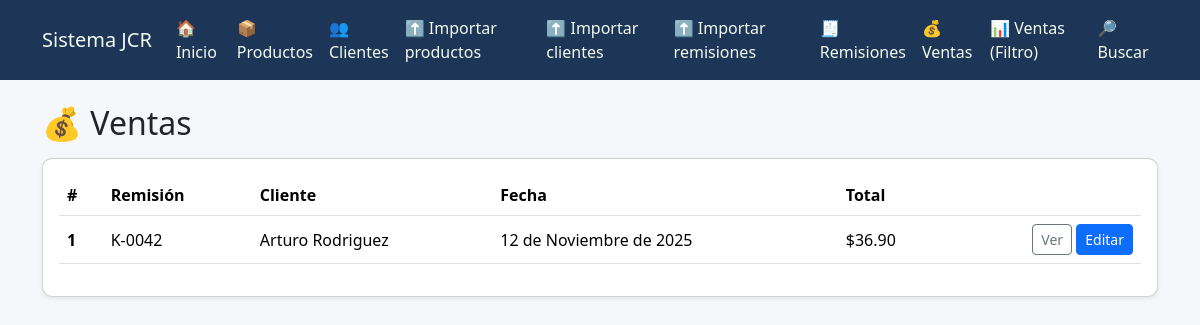
/ventas/, run on an earlier commit of the app's database.
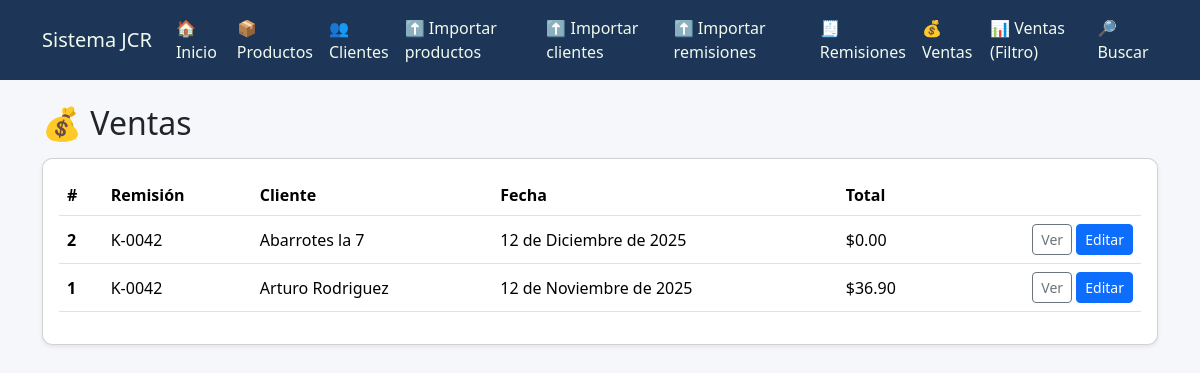
And on a later commit of the database.
### sistema/models.py (models this page shows, shortened)
class Venta(models.Model):
    remision = models.OneToOneField(
        Remision,
        on_delete=models.PROTECT,
        related_name="venta",
        help_text="Una remisión tiene a lo más una venta asociada."
    )
    fecha = models.DateField(db_index=True)
    subtotal = models.DecimalField(max_digits=12, decimal_places=2, default=Decimal("0.00"))
    total = models.DecimalField(max_digits=12, decimal_places=2, default=Decimal("0.00"))
    descuento = models.DecimalField(max_digits=12, decimal_places=2, default=Decimal("0.00"))
    iva = models.DecimalField(max_digits=12, decimal_places=2, default=Decimal("0.00"))
    created_at = models.DateTimeField(auto_now_add=True)
    updated_at = models.DateTimeField(auto_now=True)
    class Meta:
        ordering = ["-fecha", "-id"]

class Remision(models.Model):
    folio = models.CharField(max_length=50, db_index=True)
    cliente = models.ForeignKey(
        "sistema.Cliente",  # ajusta si tu modelo está en otra app o con otro nombre
        on_delete=models.PROTECT,
        related_name="remisiones",
    )
    fecha = models.DateField(db_index=True)
    imagen = models.ImageField(
        upload_to="remisiones/%Y/%m/",
        null=True,
        blank=True,
        help_text="Foto/escaneo de la remisión en papel."
    )
    observaciones = models.TextField(blank=True, default="")
    created_at = models.DateTimeField(auto_now_add=True)
    updated_at = models.DateTimeField(auto_now=True)
    class Meta:
        constraints = [
            models.UniqueConstraint(
                fields=["cliente", "folio"],
                name="uniq_remision_folio_por_cliente",
            )
        ]
        ordering = ["-fecha", "-id"]

class Cliente(models.Model):
    numero = models.IntegerField()
    proveedor = models.CharField(max_length=50)
    comercio = models.CharField(max_length=255)
    contacto = models.CharField(max_length=255, blank=True)
    direccion = models.CharField(max_length=255, blank=True)
    telefono = models.CharField(max_length=100, blank=True)
    referencia = models.CharField(max_length=255, blank=True)

### sistema/views.py (the view)
# urls.py: path("ventas/", views.venta_list, name="venta_list"),
def venta_list(request):
    ventas = Venta.objects.select_related("remision", "remision__cliente").order_by("-fecha", "-id")
    return render(request, "sistema/ventas_list.html", {"ventas": ventas})

### sistema/templates/sistema/ventas_list.html
{% extends "sistema/base.html" %} {% block content %}
<div class="d-flex justify-content-between align-items-center mb-3">
  <h2 class="mb-0">💰 Ventas</h2>
</div>
<div class="card shadow-sm">
  <div class="card-body">
    {% if ventas %}
    <div class="table-responsive">
      <table class="table table-hover align-middle">
        <thead>
          <tr>
            <th>#</th>
            <th>Remisión</th>
            <th>Cliente</th>
            <th>Fecha</th>
            <th>Total</th>
            <th></th>
          </tr>
        </thead>
        <tbody>
          {% for v in ventas %}
          <tr>
            <td><strong>{{ v.id }}</strong></td>
            <td>{{ v.remision.folio }}</td>
            <td>{{ v.remision.cliente.comercio }}</td>
            <td>{{ v.fecha }}</td>
            <td>${{ v.total }}</td>
            <td class="text-end">
              <a
                class="btn btn-sm btn-outline-secondary"
                href="/ventas/{{ v.id }}/"
                >Ver</a
              >
              <a
                class="btn btn-sm btn-primary"
                href="/ventas/{{ v.id }}/editar/"
                >Editar</a
              >
            </td>
          </tr>
          {% endfor %}
        </tbody>
      </table>
    </div>
    {% else %}
    <p class="mb-0">Aún no hay ventas registradas.</p>
    {% endif %}
  </div>
</div>
{% endblock %}

### sistema/templates/sistema/base.html (shortened to what this page needs)
<!DOCTYPE html>
<html lang="es">
  <head>
    <link
      href="https://cdn.jsdelivr.net/npm/bootstrap@5.3.2/dist/css/bootstrap.min.css"
      rel="stylesheet"
    />
  </head>
  <body>
    <nav class="navbar navbar-expand-lg navbar-custom mb-4">
      <div class="container">
        <a class="navbar-brand" href="{% url 'sistema:home' %}">Sistema JCR</a>
        <div class="collapse navbar-collapse" id="menu">
          <ul class="navbar-nav ms-auto">
            <li class="nav-item">
              <a class="nav-link" href="{% url 'sistema:home' %}">🏠 Inicio</a>
            </li>
            <li class="nav-item">
              <a class="nav-link" href="{% url 'sistema:lista_productos' %}"
                >📦 Productos</a
              >
            </li>
            <li class="nav-item">
              <a class="nav-link" href="{% url 'sistema:lista_clientes' %}"
                >👥 Clientes</a
              >
            </li>
            <li class="nav-item">
              <a class="nav-link" href="{% url 'sistema:importar_productos' %}">
                ⬆️ Importar productos
              </a>
            </li>
            <li class="nav-item">
              <a class="nav-link" href="{% url 'sistema:importar_clientes' %}">
                ⬆️ Importar clientes
              </a>
            </li>
            <li class="nav-item">
              <a
                class="nav-link"
                href="{% url 'sistema:importar_remisiones_excel' %}"
              >
                ⬆️ Importar remisiones
              </a>
            </li>
            <li class="nav-item">
              <a class="nav-link" href="{% url 'sistema:remision_list' %}">
                🧾 Remisiones
              </a>
            </li>
            <li class="nav-item">
              <a class="nav-link" href="{% url 'sistema:venta_list' %}">
                💰 Ventas
              </a>
            </li>
            <li class="nav-item">
              <a class="nav-link" href="{% url 'sistema:ventas_lista' %}">
                📊 Ventas (Filtro)
              </a>
            </li>
            <li class="nav-item">
              <a class="nav-link" href="{% url 'sistema:busqueda' %}">
                🔎 Buscar
              </a>
            </li>
          </ul>
        </div>
      </div>
    </nav>
    <div class="container mb-5">{% block content %}{% endblock %}</div>
  </body>
</html>

### sistema/templates/sistema/base.html (style rules this page uses)
body { background-color: #f6f7fb; }
.navbar-custom { background-color: #1d3557; }
.navbar-custom .nav-link, .navbar-custom .navbar-brand { color: #f1faee !important; font-weight: 500; }
.card { border-radius: 10px; }

What changed in the data, as far as the page shows it:
added Venta: id "2", remision.folio "K-0042", remision.cliente.comercio "Abarrotes la 7", fecha "12 de Diciembre de 2025", total "0.00"
